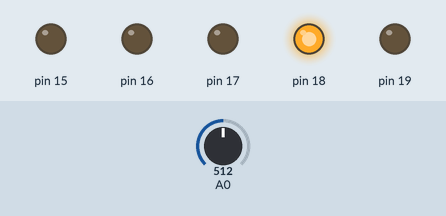
Recording of a sketch running on a simulated Arduino Uno, built with avr-gcc and run on an emulated ATmega328P. Shown: output pins drawn as LEDs (lit = HIGH). The inputs (shaded band) are chosen by the test bench; at power-on: A0 = 512.

Above: at 1.2 s.
1.3 s: A0 set to 530
At 2.4 s:
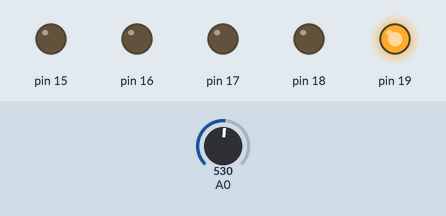
2.8 s: A0 set to 390
At 3.7 s:
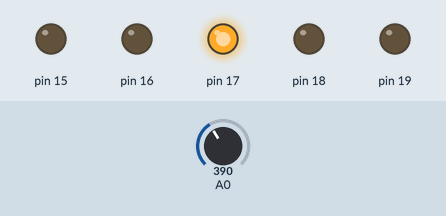
4.3 s: A0 set to 331
5.8 s: A0 set to 309
At 6.1 s:
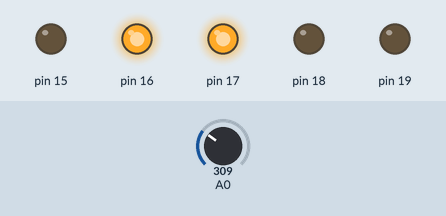
7.3 s: A0 set to 240
8.8 s: A0 set to 212
At 9.7 s:
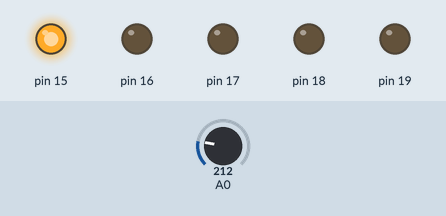
Timing chart, 0 to 11.3 s (numbered marks = the images above; inputs shaded):
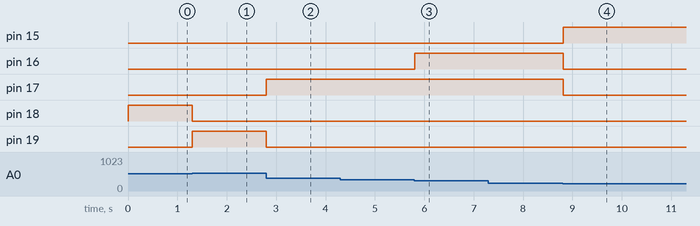

Measured:
- the behaviour switches between 523 and 524 on A0 (found by bisection; images 0 and 1)
- the behaviour switches between 324 and 323 on A0 (found by bisection; images 2 and 3)
- the behaviour switches between 224 and 223 on A0 (found by bisection; images 3 and 4)
- after the input at 1.3 s, pin 18: HIGH → LOW at once; pin 19: LOW → HIGH at once
- after the input at 2.8 s, pin 17: LOW → HIGH at once; pin 19: HIGH → LOW at once
- after the input at 4.3 s, every drawn part: stays the same
- after the input at 5.8 s, pin 16: LOW → HIGH at once
- after the input at 7.3 s, every drawn part: stays the same
- after the input at 8.8 s, pin 15: LOW → HIGH at once; pin 16, pin 17: HIGH → LOW at once

The sketch:

uno_sketch.ino
```cpp
/* お花見アルコールチェッカ Arduino UNO 版 */

int level = 0;

// アルコールチェック
void alcohol()
{
  // アルコールセンサの値を取得
  // 0~1023の範囲
  // 個々人の差が大きいと思うので適宜調整してみてください。
  level = 1023 - analogRead(A0);

  // 0~400 : 全LED消灯
  if (level < 400) {
    digitalWrite(15, 0);
    digitalWrite(16, 0);
    digitalWrite(17, 0);
    digitalWrite(18, 0);
    digitalWrite(19, 0);
  }
  // 400~500 : 緑色点灯
  if (level >= 400 and level < 500) {
    digitalWrite(15, 0);
    digitalWrite(16, 0);
    digitalWrite(17, 0);
    digitalWrite(18, 0);
    digitalWrite(19, 1);
  }
  // 500~600 : 黄色点灯
  if (level >= 500 and level < 600) {
    digitalWrite(15, 0);
    digitalWrite(16, 0);
    digitalWrite(17, 0);
    digitalWrite(18, 1);
    digitalWrite(19, 0);
  }
  // 600~700 : さくら色点灯(1つ)
  if (level >= 600 and level < 700) {
    digitalWrite(15, 0);
    digitalWrite(16, 0);
    digitalWrite(17, 1);
    digitalWrite(18, 0);
    digitalWrite(19, 0);
  }
  // 700~800 : さくら色点灯(2つ)
  if (level >= 700 and level < 800) {
    digitalWrite(15, 0);
    digitalWrite(16, 1);
    digitalWrite(17, 1);
    digitalWrite(18, 0);
    digitalWrite(19, 0);
  }
  // 800~1023 : 赤色点灯…泥酔？
  if (level >= 800) {
    digitalWrite(15, 1);
    digitalWrite(16, 0);
    digitalWrite(17, 0);
    digitalWrite(18, 0);
    digitalWrite(19, 0);
  }
}

void setup()
{
  // LEDの色はお好みで！
  pinMode(15, OUTPUT); // A1ピン・赤色
  pinMode(16, OUTPUT); // A2ピン・さくら色
  pinMode(17, OUTPUT); // A3ピン・さくら色
  pinMode(18, OUTPUT); // A4ピン・黄色
  pinMode(19, OUTPUT); // A5ピン・緑色
  // はじめはぜんぶ消灯
  digitalWrite(15, 0);
  digitalWrite(16, 0);
  digitalWrite(17, 0);
  digitalWrite(18, 0);
  digitalWrite(19, 0);
}

void loop()
{
  // 100ミリ秒おきにアルコールセンサの値をチェックしてLEDに反映させます。
  alcohol();
  delay(100);
}
```
